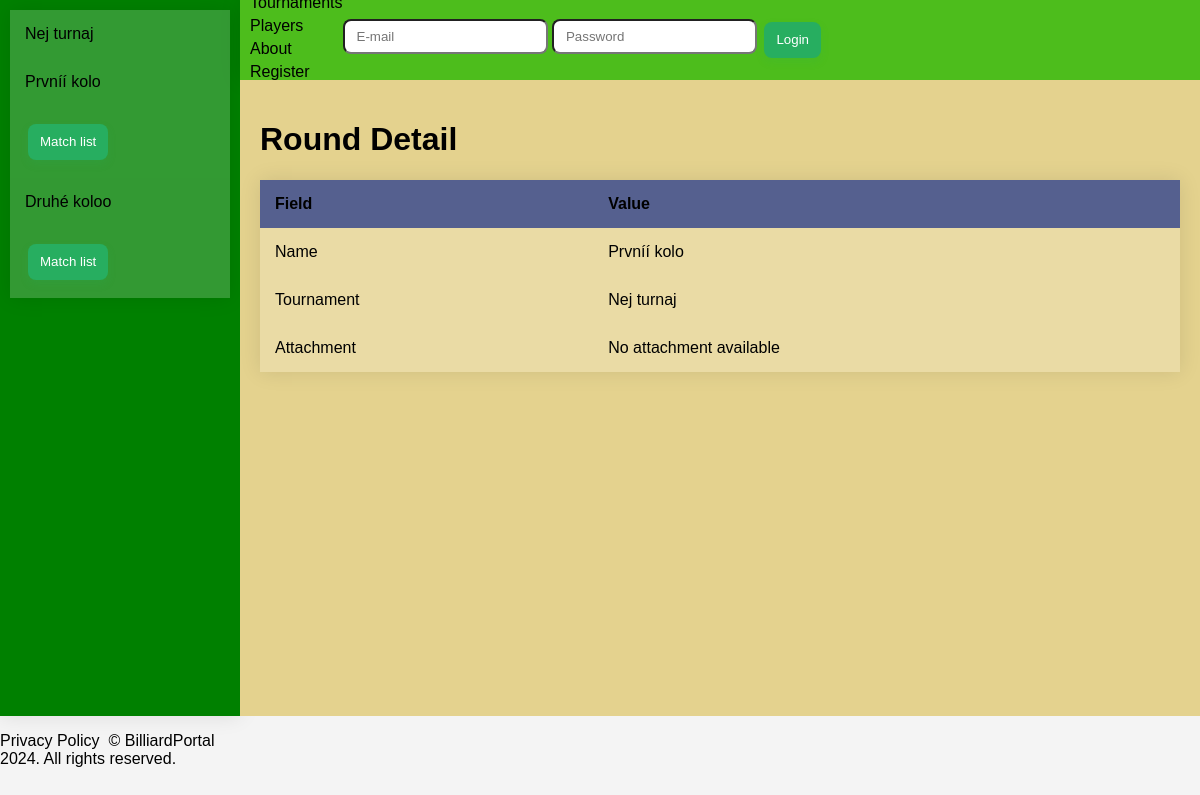
The page /tournament/1/3/ on the database as committed earlier.
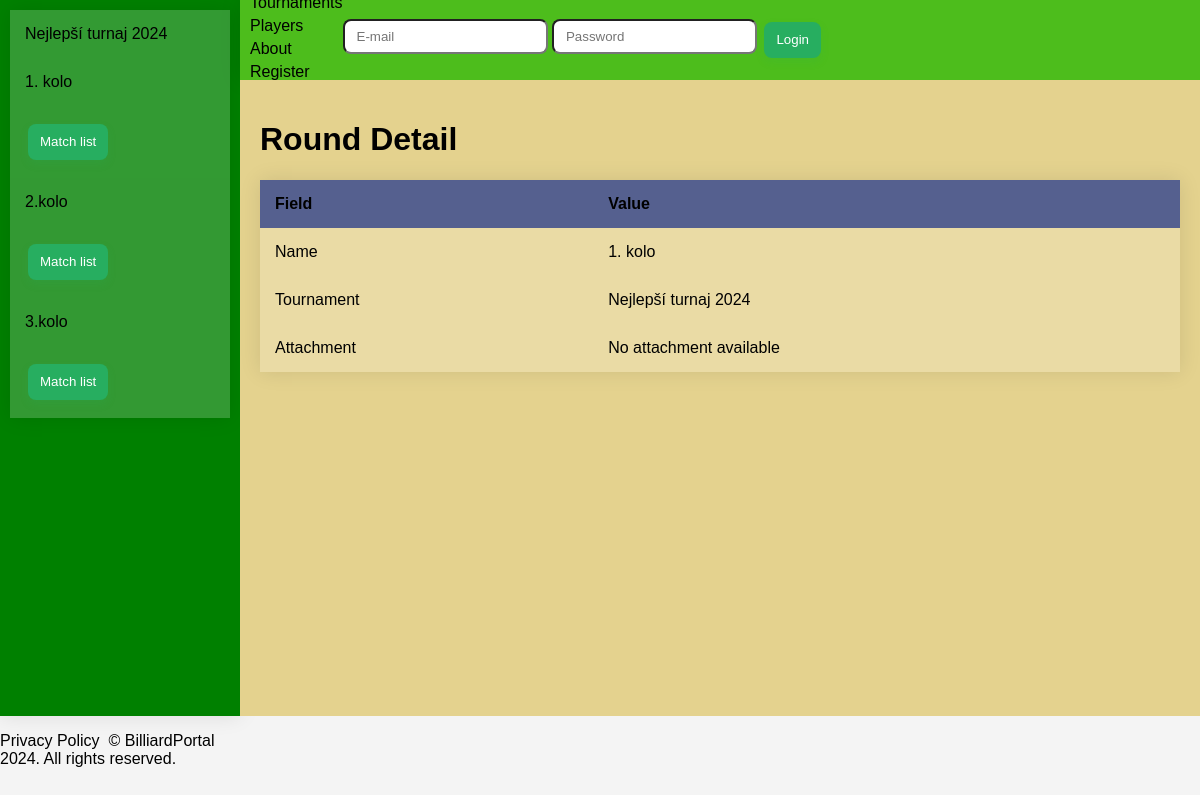
The same page on the database as committed later.
### tournaments/models.py (models this page shows, shortened)
class Tournament(models.Model):
    name = models.CharField(max_length=255)
    start_date = models.DateTimeField()
    end_date = models.DateTimeField()
    attachment = models.FileField(upload_to='attachments/', blank=True, null=True)
    organizers = models.ManyToManyField(Player, related_name='organized_tournaments')
    players = models.ManyToManyField(Player, related_name='participating_tournaments')

class Round(models.Model):
    name = models.CharField(max_length=255)
    attachment = models.FileField(upload_to='attachments/', blank=True, null=True)
    tournament = models.ForeignKey(Tournament, related_name='rounds', on_delete=models.CASCADE)

### tournaments/views.py (the view)
# urls.py: path('<int:tournament_pk>/<int:round_pk>/', RoundDetailView.as_view(template_name="./tournament/round_detail.html"), name='round_detail'),
class RoundDetailView(ContextMixin, DetailView):
    model = Round
    context_object_name = 'round'
    def get_object(self):
        return Round.objects.get(pk=self.kwargs['round_pk'])

### templates/tournament/round_detail.html
{% extends "base.html" %}
{% block main_space %}
<h1>Round Detail</h1>
    <table>
        <thead>
            <tr>
                <th class="l">Field</th>
                <th class="r">Value</th>
            </tr>
        </thead>
        <tbody>
            <tr>
                <td class="l">Name</td>
                <td class="r">{{ round.name }}</td>
            </tr>
            <tr>
                <td class="l">Tournament</td>
                <td class="r">{{ round.tournament.name }}</td>
            </tr>
            <tr>
                <td class="l">Attachment</td>
                <td class="r">
                    {% if round.attachment %}
                        <a href="{{ round.attachment.url }}">{{ round.attachment.name }}</a>
                    {% else %}
                        No attachment available
                    {% endif %}
                </td>
            </tr>
        </tbody>
    </table>
{% endblock main_space %}

### templates/sidebar.html (shortened to what this page needs)
{% if 'update' in request.path %}
    {% url 'tournament_update' tournament.id as tournament_url %}
{% else %}
    {% url 'tournament_detail' tournament.id as tournament_url %}
{% endif %}
<nav>
    {% if tournament %}
    <table>
        <tbody>
            <tr>
                <td colspan="2"><a href="{{ tournament_url }}">{{ tournament.name }}</a></td>
            </tr>
            {% for round_item in rounds %}
                {% if 'update' in request.path %}
                    {% url 'roundmatch_update' tournament.id round_item.id as round_url %}
                {% else %}
                    {% url 'round_detail' tournament.id round_item.id as round_url %}
                {% endif %}
                <tr>
                    <td colspan="2"><a href="{{ round_url }}">{{ round_item.name }}</a></td>
                </tr>
                <tr>
                    <td><a href="{% url 'match_list' tournament.id round_item.id %}"><button class="button-68" type="button">Match list</button></a></td>
                </tr>
            {% endfor %}
        </tbody>
    </table>
    {% endif %}
</nav>

Rows that differ between the two databases and show on the page:
changed Tournament: name "Nej turnaj" → "Nejlepší turnaj 2024"
changed Round: name "Prvníí kolo" → "1. kolo"; tournament.name "Nej turnaj" → "Nejlepší turnaj 2024"
changed Round: name "Druhé koloo" → "2.kolo"
added Round: name "3.kolo"
